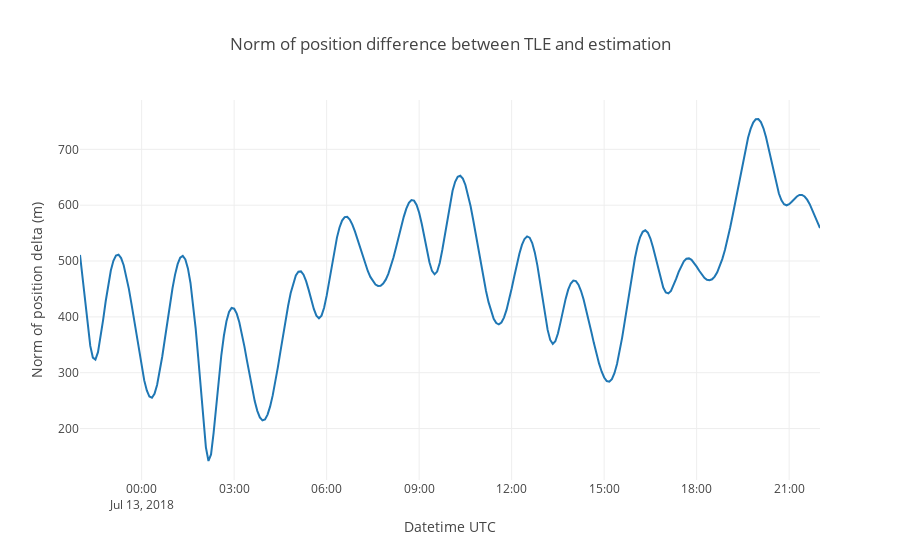

Notebook source saved alongside this figure:
### Markdown cell above
## Comparison with TLE
Plotting the position difference between the initial TLE and the estimated orbit.

### Code cell
# Computing norm of position difference
import numpy as np
deltaPos_norm = pd.Series(data=np.linalg.norm(
    PV_tle_tod_df[['x','y','z']] - PV_tod_df[['x','y','z']], 
    axis=1),
                         index=PV_tle_tod_df.index)

import plotly.graph_objs as go

trace = go.Scatter(
    x = deltaPos_norm.index,
    y = deltaPos_norm,
    mode='lines'
)

data = [trace]

layout = go.Layout(
    title = 'Norm of position difference between TLE and estimation',
    xaxis = dict(
        title = 'Datetime UTC'
    ),
    yaxis = dict(
        title = 'Norm of position delta (m)'
    )
)

fig = dict(data=data, layout=layout)

py.iplot(fig)

### Figure 1 — Plotly figure (JSON) as saved in the notebook; plotly's stock layout.template omitted (floating-point values rounded to 4 significant figures; data arrays with more than 128 entries replaced by an {"elided": "..."} marker saying what was removed)
{"data": [{"mode": "lines", "type": "scatter", "uid": "2a36c899-e0be-498f-81ae-fd0cb3b91add", "x": {"elided": "289 str values"}, "y": {"elided": "289 float values"}}], "layout": {"autosize": true, "title": {"text": "Norm of position difference between TLE and estimation"}, "xaxis": {"autorange": true, "range": ["2018-07-12 22:00", "2018-07-13 22:00"], "title": {"text": "Datetime UTC"}, "type": "date"}, "yaxis": {"autorange": true, "range": [107.8, 788.4], "title": {"text": "Norm of position delta (m)"}, "type": "linear"}}}
